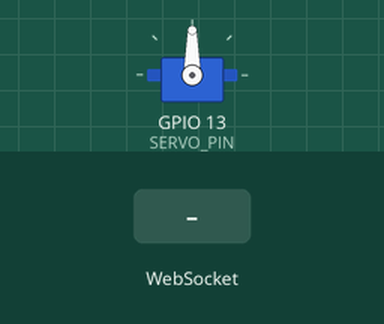
A sketch run on a simulated ESP32. Shown: servo. Inputs (shaded band) come from the test bench. What the sketch prints to the serial monitor is not drawn.

Above: at 1.2 s.
1.3 s: WebSocket text "90" received
At 2.3 s:
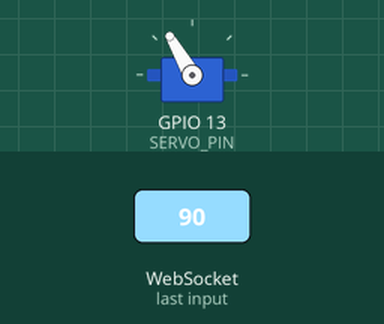
2.9 s: WebSocket text "1" received
At 3.8 s:
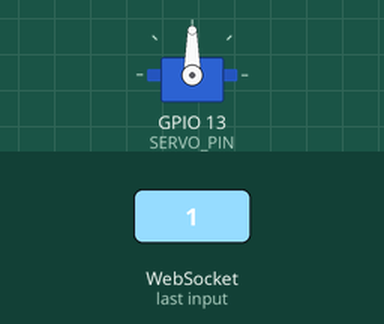
4.4 s: WebSocket text "200" received
At 5.8 s:
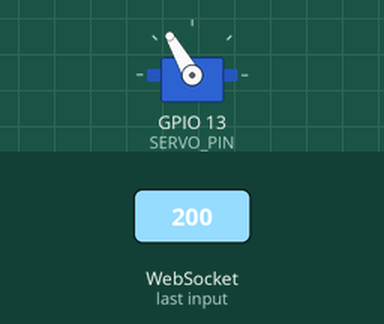
Timing chart, 0 to 7.4 s (numbered marks = the images above; inputs shaded):
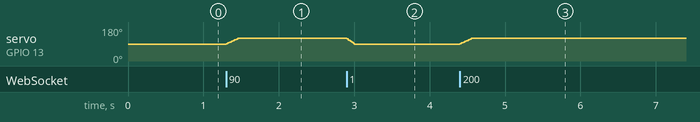

Measured:
- after the input at 1.3 s, servo on GPIO 13 (SERVO_PIN): 90° → 120° at once
- after the input at 2.9 s, servo on GPIO 13 (SERVO_PIN): 120° → 90° at once
- after the input at 4.4 s, servo on GPIO 13 (SERVO_PIN): 90° → 120° at once

The sketch:

sketch.ino
```cpp
#include <WiFi.h>
#include <WebServer.h>
#include <WebSocketsServer.h>
#include <ESP32Servo.h>

// ====== Wi-Fi AP ======
const char* ssid = "ESP32-Car";
const char* pass = "12345678";

// ====== Web server & WebSocket ======
WebServer server(80);
WebSocketsServer webSocket = WebSocketsServer(81);

// ====== Servo setup ======
Servo steering;
const int SERVO_PIN = 13;

int angleMin = 60;
int angleMax = 120;
int angleCenter = 90;

int targetServo = angleCenter;   // цель серво для плавности
int currentServo = angleCenter;

// Ограничение частоты движения серво
unsigned long lastServoUpdate = 0;
const int servoInterval = 10; // ms между шагами серво (~66Hz)

// ====== HTML страница ======
const char index_html[] PROGMEM = R"rawliteral(
<!DOCTYPE html>
<html lang="en">
<head>
<meta name="viewport" content="width=device-width, initial-scale=1">
<title>ESP32 Control</title>
<style>
body {
  margin:0;
  background:#111;
  color:#fff;
  font-family:Arial;
  display:flex;
  flex-direction:column;
  height:100vh;
  overflow:hidden;
}
#top-panel {
  display:flex;
  justify-content:center;
  align-items:center;
  flex-direction:column;
  margin-top:10px;
}
#angle { font-size:18px; color:#aaa; }
#status { font-size:14px; color:#888; margin-top:5px; }

#main-area {
  flex:1;
  position:relative;
}

/* Руль слева */
#wheel {
  width:180px;
  height:180px;
  border-radius:50%;
  border:10px solid #555;
  position:absolute;
  left:10px;
  top:50%;
  transform:translateY(-50%);
  touch-action:none;
  background: radial-gradient(circle at center, #222 0%, #111 100%);
  box-shadow: 0 0 20px #000 inset, 0 0 15px #555;
  transition: transform 0.1s ease-out;
}
/* Центральная ось */
#wheel-center {
  position:absolute; top:50%; left:50%;
  width:16px; height:16px; background:#aaa;
  border-radius:50%; transform:translate(-50%,-50%);
  z-index:2;
}
/* Спицы */
.spoke {
  position:absolute; top:50%; left:50%;
  width:4px; height:100px; background:#888;
  transform-origin:50% 50%;
  border-radius:2px;
}
.spoke1 { transform:translate(-50%,-50%) rotate(0deg); }
.spoke2 { transform:translate(-50%,-50%) rotate(120deg); }
.spoke3 { transform:translate(-50%,-50%) rotate(240deg); }

/* Стрелки вперед/назад справа */
#side-buttons {
  display:flex;
  flex-direction:column;
  position:absolute;
  right:10px;
  top:50%;
  transform:translateY(-50%);
  gap:10px;
}
#side-buttons button {
  font-size:24px;
  width:60px;
  height:60px;
  display:flex;
  justify-content:center;
  align-items:center;
  padding:0;
  border:none;
  border-radius:10px;
  background:#333;
  color:#fff;
  cursor:pointer;
  transition:0.2s;
}
#side-buttons button:hover { background:#555; }

/* Кнопки центр/лево/право */
#bottom-buttons {
  display:flex;
  justify-content:center;
  gap:10px;
  margin-bottom:10px;
}
#bottom-buttons button {
  padding:12px 24px;
  font-size:16px;
  border:none;
  border-radius:6px;
  background:#333;
  color:#fff;
  cursor:pointer;
  transition:0.2s;
}
#bottom-buttons button:hover { background:#555; }
</style>
</head>
<body>

<div id="top-panel">
  <div id="angle">Steering: 0°</div>
  <div id="status">Connecting...</div>
</div>

<div id="main-area">
  <!-- Руль слева -->
  <div id="wheel">
    <div id="wheel-center"></div>
    <div class="spoke spoke1"></div>
    <div class="spoke spoke2"></div>
    <div class="spoke spoke3"></div>
  </div>

  <!-- Стрелки вперед/назад справа -->
  <div id="side-buttons">
    <button onclick="moveForward()">&#9650;</button> <!-- стрелка вверх -->
    <button onclick="moveBackward()">&#9660;</button> <!-- стрелка вниз -->
  </div>
</div>

<div id="bottom-buttons">
  <button onclick="setAngle(-45)">Left</button>
  <button onclick="setAngle(0)">Center</button>
  <button onclick="setAngle(45)">Right</button>
</div>

<script>
const wheel = document.getElementById('wheel');
const angleText = document.getElementById('angle');
const statusText = document.getElementById('status');

let ws;
let dragging = false;
let lastSend = 0;
let lastSentAngle = 0;
const throttleMs = 30;

function connectWS(){
  ws = new WebSocket('ws://' + location.hostname + ':81/');
  ws.onopen = ()=>{ statusText.textContent = "Connected"; statusText.style.color = "#0f0"; };
  ws.onclose = ()=>{ statusText.textContent = "Reconnecting..."; statusText.style.color = "#f00"; setTimeout(connectWS,1000); };
}
connectWS();

function getAngle(x,y){
  const r = wheel.getBoundingClientRect();
  const cx = r.left + r.width/2;
  const cy = r.top + r.height/2;
  return Math.atan2(y-cy,x-cx)*180/Math.PI + 90;
}

function sendAngle(a){
  const now = Date.now();
  if(now - lastSend > throttleMs){
    if(Math.abs(a - lastSentAngle) >= 1){
      if(ws.readyState===1) ws.send(a.toFixed(1));
      lastSend = now;
      lastSentAngle = a;
    }
  }
}

function setAngle(a){
  wheel.style.transform = `rotate(${a}deg)`;
  angleText.textContent = `Steering: ${Math.round(a)}°`;
  sendAngle(a);
}

let returnInterval = null;
function returnToCenter(){
  dragging = false;
  if(returnInterval) clearInterval(returnInterval);

  returnInterval = setInterval(()=>{
    const style = wheel.style.transform;
    const match = style.match(/rotate\(([-\d.]+)deg\)/);
    if(!match) return;
    let current = parseFloat(match[1]);
    if(Math.abs(current) < 0.5){
      setAngle(0);
      clearInterval(returnInterval);
      returnInterval = null;
    } else {
      const step = current > 0 ? -3 : 3;
      setAngle(current + step);
    }
  }, 15);
}

wheel.addEventListener('pointerdown', e=>{
  dragging = true;
  wheel.setPointerCapture(e.pointerId);
});

wheel.addEventListener('pointermove', e=>{
  if(!dragging) return;
  let a = getAngle(e.clientX,e.clientY);
  a = Math.max(-45,Math.min(45, a));
  setAngle(a);
});

wheel.addEventListener('pointerup', returnToCenter);
wheel.addEventListener('pointercancel', returnToCenter);

function moveForward(){ if(ws.readyState===1) ws.send("F"); }
function moveBackward(){ if(ws.readyState===1) ws.send("B"); }
</script>
</body>
</html>

)rawliteral";

// ====== WebSocket callback ======
void onWebSocketEvent(uint8_t num, WStype_t type, uint8_t * payload, size_t length){
  if(type == WStype_TEXT){
    float wheelAngle = atof((char*)payload); // -45..+45
    targetServo = angleCenter + (wheelAngle/45.0)*(angleMax - angleCenter);
    targetServo = constrain(targetServo, angleMin, angleMax);
  }
}

// ====== Web server handler ======
void handleRoot(){
  server.send_P(200, "text/html", index_html);
}

// ====== Setup ======
void setup(){
  Serial.begin(115200);
  steering.attach(SERVO_PIN);
  steering.write(angleCenter);

  // Wi-Fi AP
  WiFi.softAP(ssid, pass);
  Serial.println("Wi-Fi AP started: ESP32-Car");

  // Web server
  server.on("/", handleRoot);
  server.begin();

  // WebSocket
  webSocket.begin();
  webSocket.onEvent(onWebSocketEvent);
}

// ====== Loop ======
void loop(){
  server.handleClient();
  webSocket.loop();

  // плавное движение серво к цели с ограничением частоты
  unsigned long now = millis();
  if(now - lastServoUpdate > servoInterval){
    if(currentServo != targetServo){
      int step =2;
      // если почти в центре, двигаем чуть быстрее
      if(abs(targetServo - angleCenter) < 5) step = 3;
      if(abs(currentServo - targetServo) < step) currentServo = targetServo;
      else currentServo += (targetServo > currentServo ? step : -step);
      steering.write(currentServo);
    }
    lastServoUpdate = now;
  }
}
```
